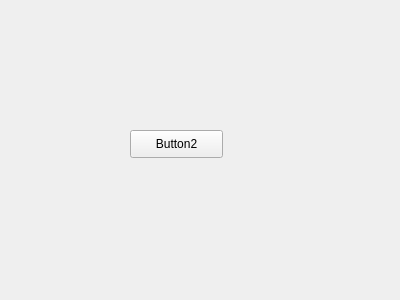
<?xml version="1.0" encoding="UTF-8"?>
<ui version="4.0">
 <class>Widget</class>
 <widget class="QWidget" name="Widget">
  <property name="geometry">
   <rect>
    <x>0</x>
    <y>0</y>
    <width>400</width>
    <height>300</height>
   </rect>
  </property>
  <property name="windowTitle">
   <string>Widget</string>
  </property>
  <widget class="QPushButton" name="button2">
   <property name="geometry">
    <rect>
     <x>130</x>
     <y>130</y>
     <width>93</width>
     <height>28</height>
    </rect>
   </property>
   <property name="text">
    <string>Button2</string>
   </property>
  </widget>
 </widget>
 <layoutdefault spacing="6" margin="11"/>
 <resources/>
 <connections/>
</ui>
